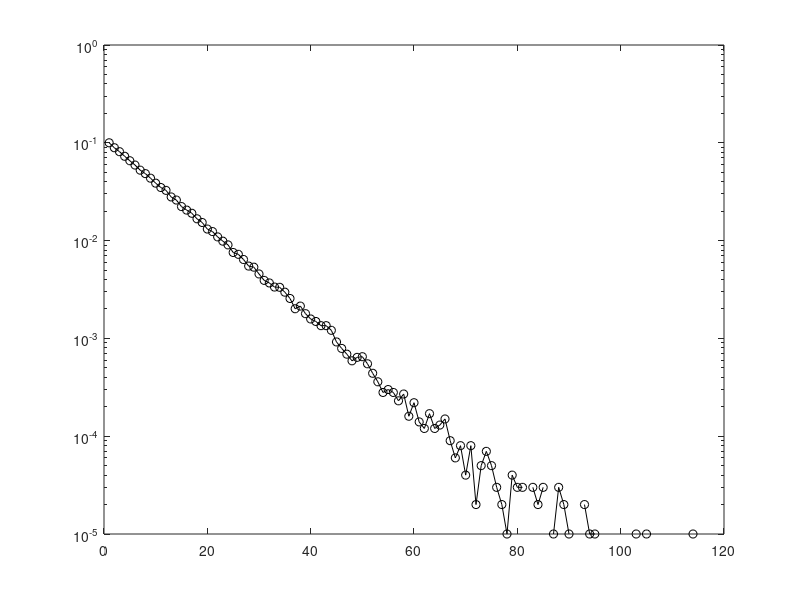
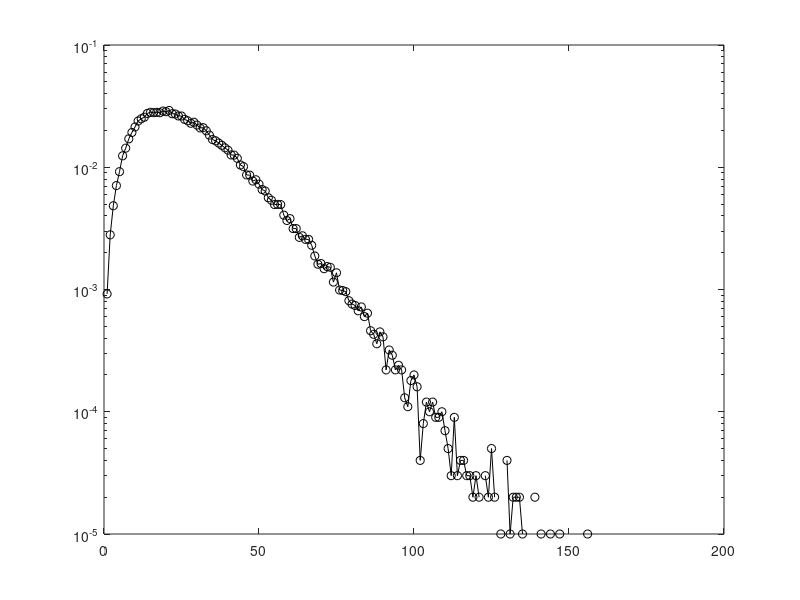

Here is the MATLAB script that generated these plots, in order:
%% Geometric 
Stats=100000;
p=0.1;
r2=random('Geometric',p, Stats, 1);
r2=r2+1; % correct for Matlab counting only failures among trials
disp(mean(r2));
disp(var(r2));
disp(std(r2));
[a,b]=hist(r2, 1:max(r2));
p_g=a./sum(a);
figure; semilogy(b,p_g,'ko-');
%% Negative-binomial
Stats=100000;
r=3; p=0.1;
r2=random('Negative Binomial', r, p, Stats, 1);
r2=r2+1; % correct for Matlab counting only failures among trials
disp(mean(r2));
disp(var(r2));
disp(std(r2));
[a,b]=hist(r2, 1:max(r2));
p_nb=a./sum(a);
figure; semilogy(b,p_nb,'ko-');
%%